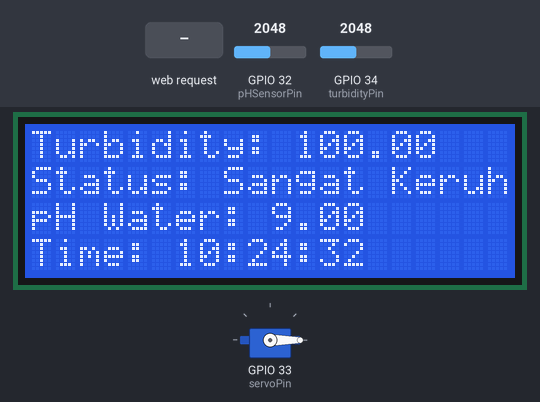
The sketch below on a simulated ESP32. On the bench: servo, 20×4 character LCD. The test bench sets the inputs (shaded band); at power-on: GPIO 34 (turbidityPin) = 2048, GPIO 32 (pHSensorPin) = 2048. WiFi joins after 1.5 s; servers stay silent unless stated; uploads are accepted with an empty reply; the local clock reads 2024-03-15 10:24:30 at power-on unless the sketch sets it; web services answer with replies made up by the test bench; what the sketch prints to the serial monitor is not drawn.

Above: at 2.9 s.
3.0 s: GPIO 34 (turbidityPin) set to 2713
At 4.6 s:
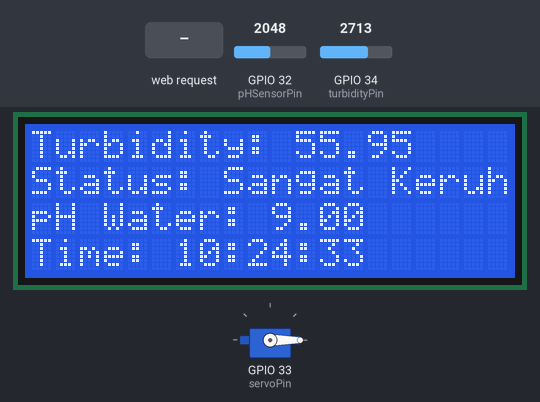
7.1 s: GPIO 34 (turbidityPin) set to 2824
At 12.4 s:
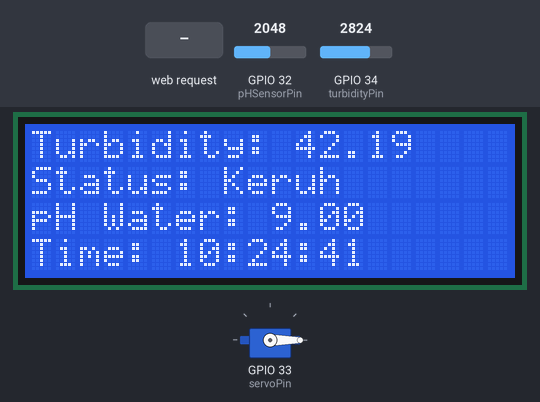
12.6 s: GPIO 34 (turbidityPin) set to 2995
At 14.6 s:
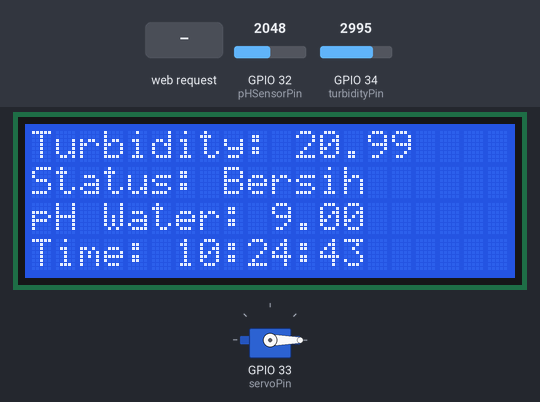
18.1 s: HTTP request GET /setServo?interval=1 received
At 22.9 s:
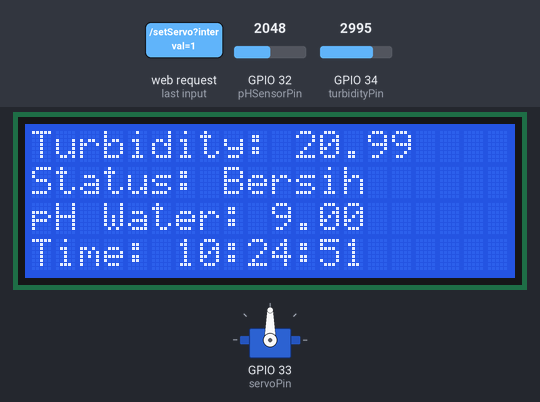
23.6 s: GPIO 34 (turbidityPin) set to 1228
At 28.3 s:
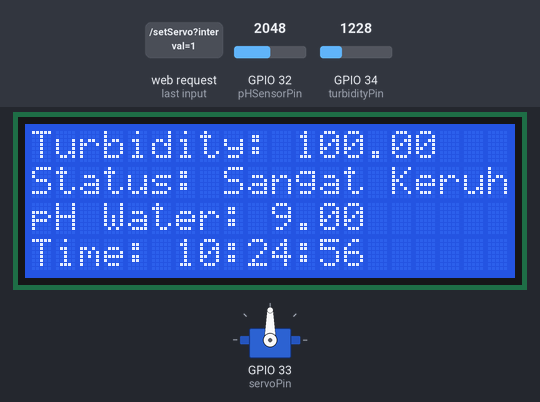
29.1 s: GPIO 32 (pHSensorPin) set to 2866
At 32.3 s:
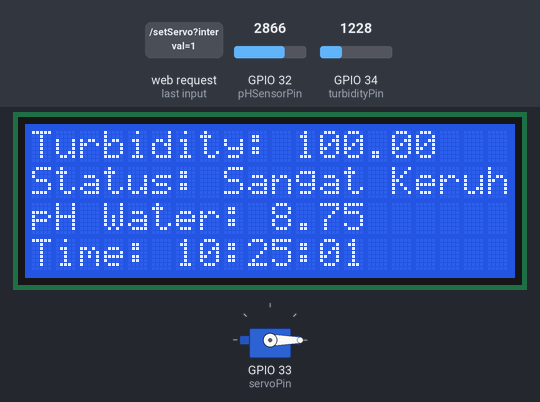
Timing chart, 0 to 35.3 s (numbered marks = the images above; inputs shaded):
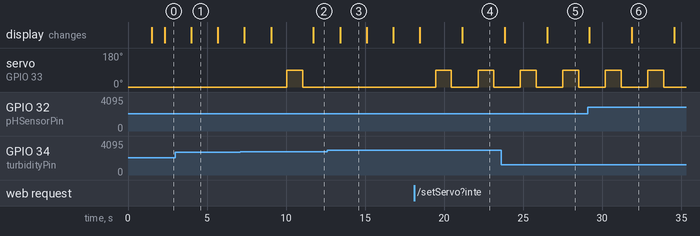

Measured:
- the behaviour switches between 2761 and 2762 on GPIO 34 (turbidityPin) (found by bisection; images 1 and 2)
- the behaviour switches between 2922 and 2923 on GPIO 34 (turbidityPin) (found by bisection; images 2 and 3)
- after the input at 7.1 s, the display: first differs from a run without the input after 1.9 s (image 2 shows a later state)
- after the input at 12.6 s, the display: changes after 0.81 s (image 3)
- after the input at 23.6 s, the display: first differs from a run without the input after 2.9 s (image 5)
- by itself, servo on GPIO 33 (servoPin): alternates 90° for 1.0 s and 0° for 1.7 s

The sketch:

akuaponik_water_monitoring.ino
```cpp
#include <Wire.h>
#include <LiquidCrystal_I2C.h>
#include <RTClib.h>
#include <ESP32Servo.h>
#include <WiFi.h>
#include <HTTPClient.h>
#include <WebServer.h>

// Inisialisasi RTC dan Servo
RTC_DS3231 rtc;
Servo myServo;

// Pin untuk servo
int servoPin = 33;

// Pin turbidity sensor
const int turbidityPin = 34; // Input analog sensor turbidity pada GPIO34

// Variabel untuk kalibrasi
const float voltageClear = 2.55; // Tegangan untuk air bersih (0 NTU)
const float voltageDirty = 1.9; // Tegangan untuk air kotor (maksimal NTU)
const float maxNTU = 100.0;     // Nilai NTU maksimum untuk air sangat kotor
const float VREF = 3.3;         // Tegangan referensi ESP32
const int ADC_RESOLUTION = 4095; // Resolusi ADC 12-bit ESP32

// Pin untuk sensor pH
const int pHSensorPin = 32; // GPIO32 sebagai input analog untuk pH

// Variabel kalibrasi pH
const float pH4 = 3.099;  // Tegangan pada pH 4
const float pH7 = 2.600;  // Tegangan pada pH 7
float PH_step;            // Langkah perubahan pH
float Po;                 // Nilai pH
float teganganPh;         // Tegangan dari sensor pH

// Batas aman untuk pH
const float PH_MIN = 6.0;
const float PH_MAX = 7.5;

// Inisialisasi LCD dengan alamat I2C 0x27
LiquidCrystal_I2C lcd(0x27, 20, 4);

// WiFi credentials
const char* ssid = "PLR 1";
const char* password = "minimalbayar";

// Inisialisasi server HTTP
WebServer server(80);

// Alamat IP komputer server
const char* ipAdrr = "192.168.1.12";

// Variabel untuk waktu kontrol servo
unsigned long previousMillis = 0;
long interval = 10000; // Default 10 detik (10.000 milidetik)

void setup() {
  Wire.begin(21, 22);  // SDA pada GPIO 21, SCL pada GPIO 22
  if (!rtc.begin()) {
    Serial.println("RTC tidak terdeteksi!");
    while (1);
  }

  WiFi.begin(ssid, password);
  while (WiFi.status() != WL_CONNECTED) {
    delay(500);
    Serial.print(".");
  }
  Serial.println("Connected to WiFi");
  Serial.println(WiFi.localIP());

  myServo.attach(servoPin);
  myServo.write(0);

  lcd.init();
  lcd.begin(20, 4);
  lcd.backlight();
  lcd.clear();

  pinMode(turbidityPin, INPUT);
  pinMode(pHSensorPin, INPUT);

  Serial.begin(9600);

  // Hitung langkah pH (konstanta) berdasarkan kalibrasi
  PH_step = (pH4 - pH7) / 3.0; // Rentang pH (4-7 = 3 unit)

  // Setup HTTP Routes
  server.on("/setServo", HTTP_GET, handleSetServo);

  // Start the server
  server.begin();
}

void loop() {
  // Handle incoming client requests
  server.handleClient();

  unsigned long currentMillis = millis();

  if (currentMillis - previousMillis >= interval) {
    previousMillis = currentMillis;
    myServo.write(90);
    delay(1000);
    myServo.write(0);
  }

  // Membaca nilai turbidity
  int adcValue = analogRead(turbidityPin);
  float voltage = adcValue * (VREF / ADC_RESOLUTION);
  float turbidity;
  if (voltage > voltageClear) {
    turbidity = 0.0; // Jika tegangan lebih tinggi dari tegangan air bersih, NTU adalah 0
  } else if (voltage < voltageDirty) {
    turbidity = maxNTU; // Jika tegangan lebih rendah dari tegangan air kotor, NTU adalah maksimum
  } else {
    turbidity = (voltageClear - voltage) / (voltageClear - voltageDirty) * maxNTU;
  }

  // Membaca nilai pH
  int nilai_analog_PH = analogRead(pHSensorPin);
  teganganPh = VREF / ADC_RESOLUTION * nilai_analog_PH;
  Po = 7.00 + ((pH7 - teganganPh) / PH_step);
  Po = constrain(Po, 4.0, 9.0);

  // Menampilkan nilai pH dan turbidity di Serial Monitor
  Serial.print("Tegangan pH: ");
  Serial.print(teganganPh, 3);
  Serial.print(" V, pH Air: ");
  Serial.println(Po, 2);
  Serial.print("Tegangan Turbidity: ");
  Serial.print(voltage, 3);
  Serial.print(" V, NTU: ");
  Serial.println(turbidity, 2);

  // Logika notifikasi dan pesan Telegram
  if ((Po < PH_MIN || Po > PH_MAX) && turbidity > 30.0) {
    String message = "Peringatan! Nilai pH: " + String(Po, 2) + " dan Kekeruhan: " + String(turbidity, 2) + " tidak sesuai batas aman.";
    kirimDataTelegram(message);
  } else if (Po < PH_MIN || Po > PH_MAX) {
    String message = "Peringatan! Nilai pH: " + String(Po, 2) + " tidak sesuai batas aman. Mohon lakukan tindakan.";
    kirimDataTelegram(message);
  } else if (turbidity > 30.0) {
    String message = "Peringatan! Nilai Kekeruhan: " + String(turbidity, 2) + " tidak sesuai batas aman. Mohon cek kondisi.";
    kirimDataTelegram(message);
  }

  // Koneksi ke server dan kirim data ke database
  WiFiClient client;
  const int httpPort = 80;

  if (!client.connect(ipAdrr, httpPort)) {
    Serial.println("Koneksi gagal");
    return;
  }

  // URL untuk kirim data ke server
  HTTPClient http;
  String url = String("http://") + ipAdrr + "/water-quality/receive_data.php?turbidity=" + String(turbidity, 2) + "&ph=" + String(Po);
  http.begin(client, url);

  // Eksekusi GET request dan tampilkan respons
  int httpResponseCode = http.GET();
  if (httpResponseCode > 0) {
    String respon = http.getString();
    Serial.println(respon);
  } else {
    Serial.println("Error on HTTP request");
  }
  http.end();

  // Menampilkan data pada LCD
  lcd.setCursor(0, 0);
  lcd.print("Turbidity: ");
  lcd.print(turbidity, 2);
  lcd.print("   ");

  lcd.setCursor(0, 1);
  if (turbidity < 30) {
    lcd.print("Status: Bersih       ");
  } else if (turbidity >= 30 && turbidity < 50) {
    lcd.print("Status: Keruh        ");
  } else {
    lcd.print("Status: Sangat Keruh ");
  }

  lcd.setCursor(0, 2);
  lcd.print("pH Water: ");
  lcd.print(Po, 2);
  lcd.print("   ");

  DateTime now = rtc.now();
  lcd.setCursor(0, 3);
  lcd.print("Time: ");
  if (now.hour() < 10) lcd.print('0');
  lcd.print(now.hour());
  lcd.print(':');
  if (now.minute() < 10) lcd.print('0');
  lcd.print(now.minute());
  lcd.print(':');
  if (now.second() < 10) lcd.print('0');
  lcd.print(now.second());

  delay(1000);
}

// Fungsi untuk mengirim pesan Telegram dengan parameter pesan
void kirimDataTelegram(String message) {
  String token = "8117170440:AAGzi6cBqs2eHm-zPIVlhUnvczJ3wGJonVU";  // Ganti dengan token bot Telegram Anda
  String chat_id = "1275203394";
  String url = "https://api.telegram.org/bot" + token + "/sendMessage?chat_id=" + chat_id + "&text=" + message;

  if (WiFi.status() == WL_CONNECTED) {
    HTTPClient http;
    http.begin(url);
    int httpResponseCode = http.GET();
    if (httpResponseCode > 0) {
      Serial.println("Pesan terkirim ke Telegram.");
    } else {
      Serial.print("Error dalam pengiriman pesan: ");
      Serial.println(httpResponseCode);
    }
    http.end();
  } else {
    Serial.println("WiFi tidak tersambung. Gagal mengirim pesan ke Telegram.");
  }
}

void handleSetServo() {
  // Get the servo interval from the query parameter
  String intervalStr = server.arg("interval");
  if (intervalStr.length() > 0) {
    interval = intervalStr.toInt() * 1000; // Convert to milliseconds
    // Menambahkan header CORS
    server.sendHeader("Access-Control-Allow-Origin", "*");
    server.sendHeader("Access-Control-Allow-Methods", "GET, POST");
    server.sendHeader("Access-Control-Allow-Headers", "Content-Type");
    Serial.print("Servo interval set to: ");
    Serial.println(interval);
  }

  // Respond to the web request
  server.send(200, "text/plain", "Servo interval updated");
}
```
